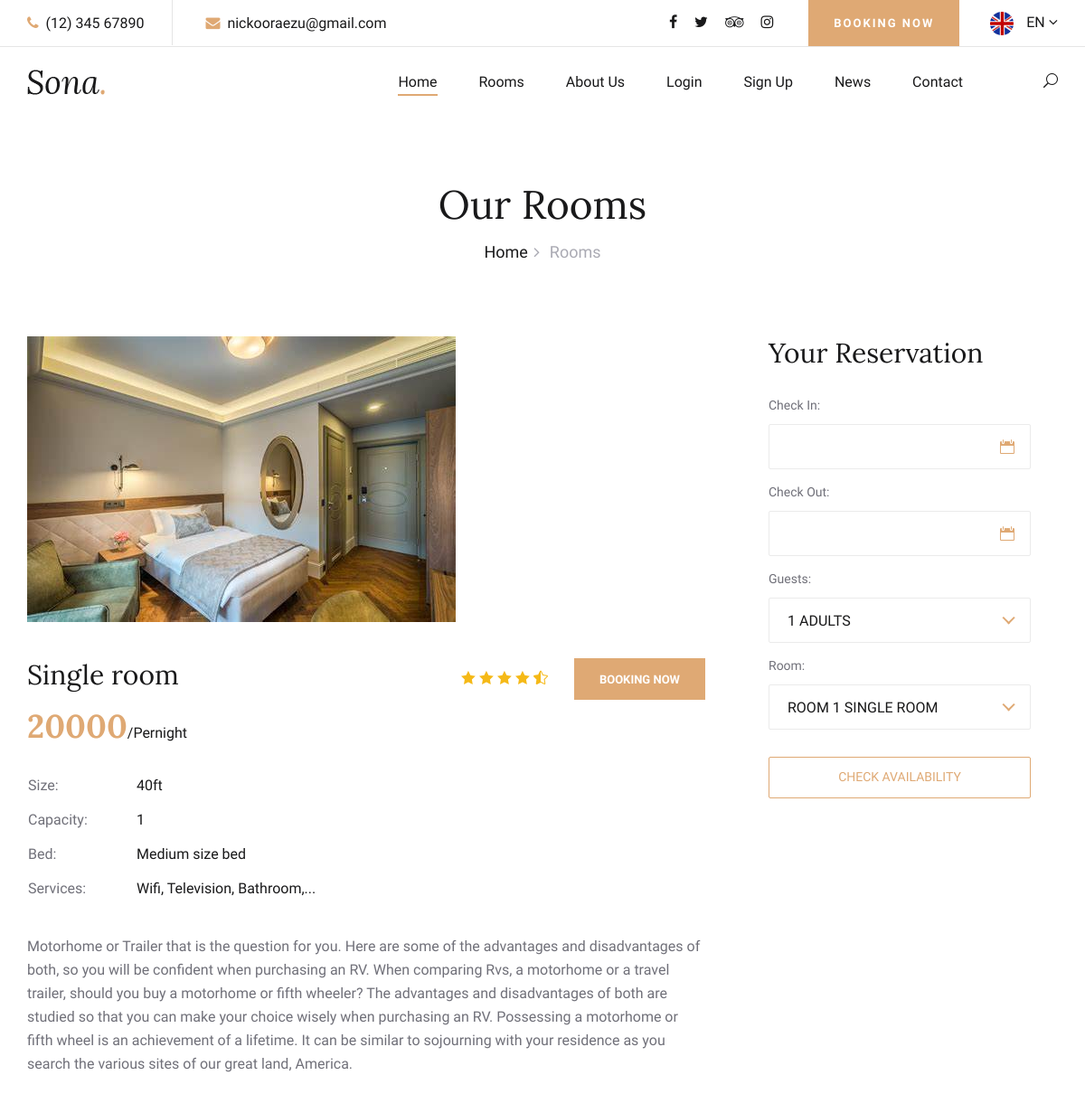
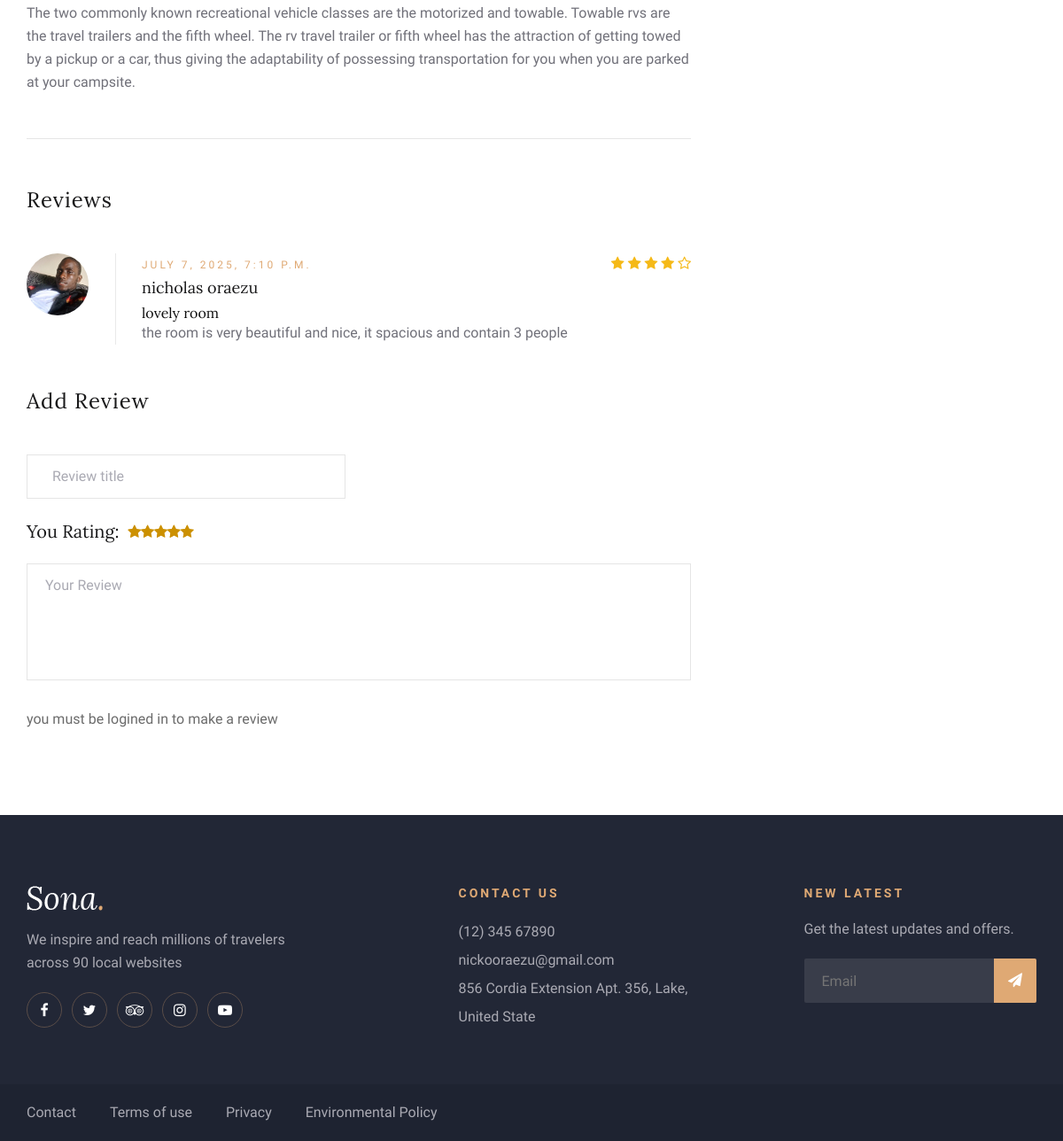
/rooms/room_details/1/, run on the app's committed database (2 pictures, top to bottom).
### rooms/models.py (models this page shows, shortened)
class Rooms(models.Model):
    room_type=models.CharField(max_length=50)
    room_number=models.CharField(max_length=20,unique=True)
    size=models.CharField(max_length=40)
    image=models.ImageField(upload_to='photos/room')
    capacity=models.CharField(max_length=30)
    bed=models.CharField(max_length=100)
    price_per_night=models.IntegerField()
    is_available=models.BooleanField(default=True)
    is_homepage=models.BooleanField(default=True)

class ReviewRating(models.Model):
    room= models.ForeignKey(Rooms,on_delete=models.CASCADE)
    user=models.ForeignKey(settings.AUTH_USER_MODEL, on_delete=models.CASCADE)
    subject=models.CharField(max_length=50 , blank=True)
    review=models.TextField(max_length=500 ,blank=True)
    rating=models.FloatField()
    ip= models.CharField(max_length=50)
    status=models.BooleanField(default=True)
    created_at=models.DateTimeField(auto_now_add=True)
    updated_at=models.DateTimeField(auto_now=True)

### accounts/models.py (models this page shows, shortened)
class Account(AbstractBaseUser):
    first_name=models.CharField(max_length=50)
    last_name=models.CharField(max_length=50)
    username=models.CharField(max_length=50)
    email=models.EmailField(max_length=100,unique=True)
    phone=models.CharField(max_length=50)
    profile_picture=models.ImageField(upload_to='profile_pics',blank=True,null=True)
    date_joined=models.DateTimeField(auto_now_add=True)
    last_login=models.DateTimeField(auto_now_add=True)
    is_admin=models.BooleanField(default=False)
    is_active=models.BooleanField(default=False)
    is_staff=models.BooleanField(default=False)
    is_superadmin=models.BooleanField(default=False)
    USERNAME_FIELD ='email'
    REQUIRED_FIELDS=['username','first_name','last_name']
    objects=MyAccountManger()
    def full_name(self):
       return f'{self.first_name} {self.last_name}'

### rooms/views.py (the view)
# urls.py: path('room_details/<int:id>/',views.room_details,name='room_details'),
def room_details(request,id):
    single_room=Rooms.objects.get(id=id)
    reviews=ReviewRating.objects .filter(room_id=single_room.id)
    booked=Booking.objects.filter(room=single_room,status='confirmed')
    context={
        'single_room':single_room,
        'reviews':reviews,
        'booked' :booked
    }
    return render(request,'room-details.html',context)

### templates/room-details.html (shortened to what this page needs)
     {%extends "base.html"%}
     {%block pagecontent%}
    <div class="breadcrumb-section">
        <div class="container">
            <div class="row">
                <div class="col-lg-12">
                    <div class="breadcrumb-text">
                        <h2>Our Rooms</h2>
                        <div class="bt-option">
                            <a href="./home.html">Home</a>
                            <span>Rooms</span>
                        </div>
                    </div>
                </div>
            </div>
        </div>
    </div>
    <section class="room-details-section spad">
        <div class="container">
            <div class="row">
                <div class="col-lg-8">
                    <div class="room-details-item">
                        <img src="{{single_room.image.url}}" alt="">
                        <div class="rd-text">
                            <div class="rd-title">
                                <h3>{{single_room.room_type}}</h3>
                                <div class="rdt-right">
                                    <div class="rating">
                                        <i class="icon_star"></i>
                                        <i class="icon_star"></i>
                                        <i class="icon_star"></i>
                                        <i class="icon_star"></i>
                                        <i class="icon_star-half_alt"></i>
                                    </div>
                                    <a href="#">Booking Now</a>
                                </div>
                            </div>
                            <h2>{{single_room.price_per_night}}<span>/Pernight</span></h2>
                            <table>
                                <tbody>
                                    <tr>
                                        <td class="r-o">Size:</td>
                                        <td>{{single_room.size}}ft</td>
                                    </tr>
                                    <tr>
                                        <td class="r-o">Capacity:</td>
                                        <td>{{single_room.capacity}}</td>
                                    </tr>
                                    <tr>
                                        <td class="r-o">Bed:</td>
                                        <td>{{single_room.bed}}</td>
                                    </tr>
                                    <tr>
                                        <td class="r-o">Services:</td>
                                        <td>Wifi, Television, Bathroom,...</td>
                                    </tr>
                                </tbody>
                            </table>
                            <p class="f-para">Motorhome or Trailer that is the question for you. Here are some of the
                                advantages and disadvantages of both, so you will be confident when purchasing an RV.
                                When comparing Rvs, a motorhome or a travel trailer, should you buy a motorhome or fifth
                                wheeler? The advantages and disadvantages of both are studied so that you can make your
                                choice wisely when purchasing an RV. Possessing a motorhome or fifth wheel is an
                                achievement of a lifetime. It can be similar to sojourning with your residence as you
                                search the various sites of our great land, America.</p>
                            <p>The two commonly known recreational vehicle classes are the motorized and towable.
                                Towable rvs are the travel trailers and the fifth wheel. The rv travel trailer or fifth
                                wheel has the attraction of getting towed by a pickup or a car, thus giving the
                                adaptability of possessing transportation for you when you are parked at your campsite.
                            </p>
                        </div>
                    </div>
                    <div class="rd-reviews">
                        <h4>Reviews</h4>
                    {% for review in reviews %}
                        <div class="review-item">
                            <div class="ri-pic">
                                <img src="{{review.user.profile_picture.url}}" alt="">
                            </div>
                            <div class="ri-text">
                                <span>{{review.created_at}}</span>
                                <div class="rating">
                                    <i class="fa fa-star{% if review.rating == 0.5 %}-half-o{% elif review.rating < 1 %}-o {% endif %}" aria-hidden="true"></i>
                                    <i class="fa fa-star{% if review.rating == 1.5 %}-half-o{% elif review.rating < 2 %}-o {% endif %}" aria-hidden="true"></i>
                                    <i class="fa fa-star{% if review.rating == 2.5 %}-half-o{% elif review.rating < 3 %}-o {% endif %}" aria-hidden="true"></i>
                                    <i class="fa fa-star{% if review.rating == 3.5 %}-half-o{% elif review.rating < 4 %}-o {% endif %}" aria-hidden="true"></i>
                                    <i class="fa fa-star{% if review.rating == 4.5 %}-half-o{% elif review.rating < 5 %}-o {% endif %}" aria-hidden="true"></i>
                                </div>
                                <h5>{{review.user.full_name}}</h5>
                                <h6>
                                    {{review.subject}}
                                </h6>
                                <p>{{ review.review}}</p>
                            </div>
                        </div>
                    {% endfor %}
                    </div>
                    <div class="review-add">
                        <h4>Add Review</h4>
                        <form action="{% url 'submit_review' single_room.id %}" class="ra-form" method="POST">
                            <div class="row">
                                <div class="col-lg-6">
                                    <input type="text" placeholder="  Review title" name="subject">
                                </div>
                                <div class="col-lg-12">
                                    <div>
                                        <h5>You Rating:</h5>
                                        <div class="rate">
                                            <input type="radio" name="rating" id="rating10" value="5" required><label for="rating10" title="5"></label>
                                            <input type="radio" name="rating" id="rating8" value="4" required><label for="rating8" title="4"></label>
                                            <input type="radio" name="rating" id="rating6" value="3" required><label for="rating6" title="3" ></label>
                                            <input type="radio" name="rating" id="rating4" value="2" required><label for="rating4" title="2" ></label>
                                            <input type="radio" name="rating" id="rating2" value="1" required><label for="rating2" title="1"></label>
                                         </div>
                                    </div>
                                    <textarea name="review" placeholder="Your Review"></textarea>
                                    {% if user.is_authenticated%}
                                     {%if booked %}
                                    <button type="submit">Submit Now</button>
                                    {%else%}
                                    <p>you must have booked this product to post a review </p>
                                    {%endif%}
                                    {%else%}
                                    <p>you must be logined in to make a review </p>
                                    {%endif%}
                                </div>
                            </div>
                        </form>
                    </div>
                </div>
                <div class="col-lg-4">
                    <div class="room-booking">
                        <h3>Your Reservation</h3>
                        <form action="{% url 'book_room' single_room.id  %} " method= "POST">
                            <div class="check-date">
                                <label for="date-in">Check In:</label>
                                <input type="text"  class="date-input" id="date-in" name="check_in" required>
                                <i class="icon_calendar"></i>
                            </div>
                            <div class="check-date">
                                <label for="date-out">Check Out:</label>
                                <input type="text" class="date-input" id="date-out" name="check_out" required>
                                <i class="icon_calendar"></i>
                            </div>
                            <div class="select-option">
                                <label for="guest">Guests:</label>
                            </div>
                            <div class="select-option">
                                <label for="room">Room:</label>
                            </div>
                            <button type="submit">Check Availability</button>
                        </form>
                    </div>
                </div>
            </div>
        </div>
    </section>
    {%endblock%}

### static/css/custom.css (style rules this page uses)
.rate { display: inline-block; border: 0; }
.rate label { float:right; }
.rate label::before { display: inline-block; font-size: 1rem; font-family: FontAwesome; content: ' \f005'; margin: 0; padding: 0.3rem,.2rem; cursor: pointer; }
input:checked + label:hover,input:checked~label:hover,input:checked ~ label:hover ~ label, label { color: #cc9000; }

### data on the page
Rooms: image (picture), room_type "Single room", price_per_night "20000", size "40", capacity "1", bed "Medium size bed"
ReviewRating: user.profile_picture (picture), created_at "JULY 7, 2025, 7:10 P.M.", user.full_name "nicholas oraezu", subject "lovely room", review "the room is very beautiful and nice, it spacious and contain 3 people"
